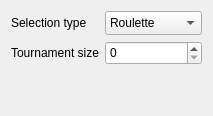
                     <widget class="QWidget" name="pageSelection">
                      <layout class="QGridLayout" name="gridLayout_42">
                       <item row="0" column="0">
                        <layout class="QGridLayout" name="gridLayout_41">
                         <item row="1" column="0">
                          <widget class="QLabel" name="label_63">
                           <property name="text">
                            <string>Tournament size</string>
                           </property>
                          </widget>
                         </item>
                         <item row="0" column="0">
                          <widget class="QLabel" name="label_62">
                           <property name="text">
                            <string>Selection type</string>
                           </property>
                          </widget>
                         </item>
                         <item row="0" column="1">
                          <widget class="QComboBox" name="comboBox_3">
                           <property name="minimumSize">
                            <size>
                             <width>0</width>
                             <height>24</height>
                            </size>
                           </property>
                           <item>
                            <property name="text">
                             <string>Roulette</string>
                            </property>
                           </item>
                           <item>
                            <property name="text">
                             <string>Tournament</string>
                            </property>
                           </item>
                          </widget>
                         </item>
                         <item row="1" column="1">
                          <widget class="QSpinBox" name="spinBox_4">
                           <property name="minimumSize">
                            <size>
                             <width>0</width>
                             <height>24</height>
                            </size>
                           </property>
                          </widget>
                         </item>
                         <item row="2" column="0">
                          <spacer name="verticalSpacer_4">
                           <property name="orientation">
                            <enum>Qt::Vertical</enum>
                           </property>
                           <property name="sizeHint" stdset="0">
                            <size>
                             <width>20</width>
                             <height>40</height>
                            </size>
                           </property>
                          </spacer>
                         </item>
                        </layout>
                       </item>
                      </layout>
                     </widget>
